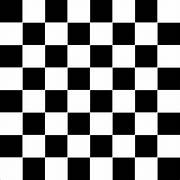
#> input picture chessb.jpg, 180 x 180 px
$ jupyter execute OpenCV20.ipynb   (shell and % lines are left out)
#> lines starting #> are read from the running program, lines starting #| are printed output that depends on the picture
[cell 1]
#placing the grid like pattern over a object
#as grid move the object move
import cv2
import numpy as np
import matplotlib.pyplot as plt

[cell 2]
flat_chess=cv2.imread('chessb.jpg')
#> flat_chess is the input picture: shape (180, 180, 3); min 0, max 255, mean 129.4
plt.imshow(flat_chess)

[cell 3]
found,corners=cv2.findChessboardCorners(flat_chess,(7,7))  # last wala detct nhi kr payega specifically  foe chessboard like inputs
#> found = True; corners = 49 rows, first 8: [22.14, 22.12], [44.46, 22.15], [66.98, 22], [89.49, 22.06], [111.9, 22.01], [134.5, 22.12], [156.8, 21.95], [22.13, 44.5]
found
#> Out = True

[cell 4]
corners
#> Out has the same summary as corners

[cell 5]
cv2.drawChessboardCorners(flat_chess,(7,7),corners,found)
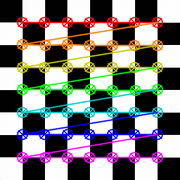
#> flat_chess: shape (180, 180, 3); mean B, G, R 125.2, 126.7, 129.6
plt.imshow(flat_chess)
